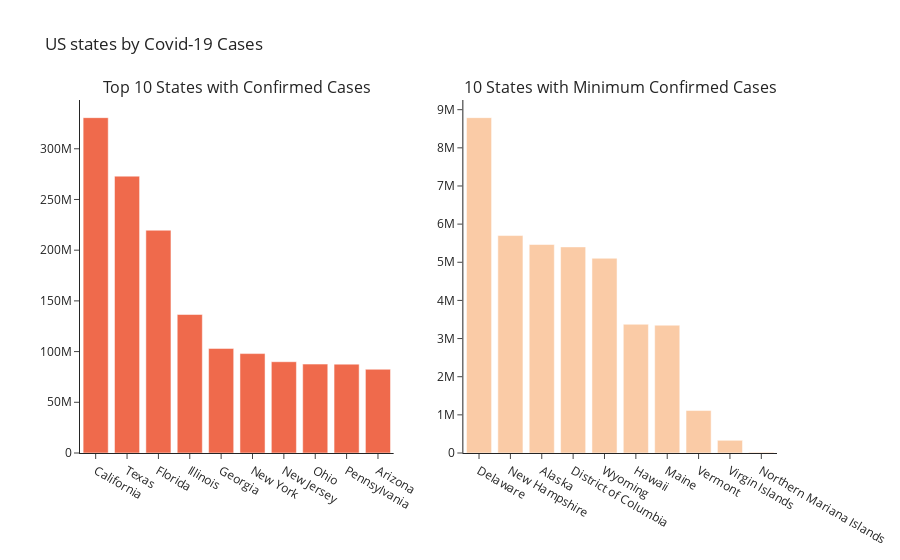

The code cell stored with this chart in its notebook:
### Code cell
fig = make_subplots(rows = 1, cols = 2, 
    specs = [[{"type": "bar"}, {"type": "bar"}]],
    subplot_titles = ("Top 10 States with Confirmed Cases","10 States with Minimum Confirmed Cases"))

fig.add_trace(go.Bar(x = top_10['state'], y = top_10['cases'],marker=dict(color='rgb(239, 106, 76)')), 
              row=1, col=1)

fig.add_trace(go.Bar(x = min_10['state'], y = min_10['cases'],marker=dict(color='rgb(250, 203, 166)')),
              row=1, col=2)

fig.update_layout(coloraxis_autocolorscale=False, coloraxis_colorscale = 'peach', title_text="US states by Covid-19 Cases", showlegend=False)

iplot(fig)

### Figure 1 — Plotly figure (JSON) as saved in the notebook; plotly's stock layout.template omitted (floating-point values rounded to 4 significant figures)
{"data": [{"marker": {"color": "rgb(239, 106, 76)"}, "type": "bar", "x": ["California", "Texas", "Florida", "Illinois", "Georgia", "New York", "New Jersey", "Ohio", "Pennsylvania", "Arizona"], "xaxis": "x", "y": [330687073, 273008621, 219684025, 136588385, 103140515, 98036362, 90000120, 87673237, 87638534, 82564902], "yaxis": "y"}, {"marker": {"color": "rgb(250, 203, 166)"}, "type": "bar", "x": ["Delaware", "New Hampshire", "Alaska", "District of Columbia", "Wyoming", "Hawaii", "Maine", "Vermont", "Virgin Islands", "Northern Mariana Islands"], "xaxis": "x2", "y": [8791128, 5700165, 5465696, 5402919, 5105385, 3375218, 3350865, 1113149, 331626, 19480], "yaxis": "y2"}], "layout": {"annotations": [{"font": {"size": 16}, "showarrow": false, "text": "Top 10 States with Confirmed Cases", "x": 0.225, "xanchor": "center", "xref": "paper", "y": 1, "yanchor": "bottom", "yref": "paper"}, {"font": {"size": 16}, "showarrow": false, "text": "10 States with Minimum Confirmed Cases", "x": 0.775, "xanchor": "center", "xref": "paper", "y": 1, "yanchor": "bottom", "yref": "paper"}], "coloraxis": {"autocolorscale": false, "colorscale": [[0, "rgb(253, 224, 197)"], [0.1667, "rgb(250, 203, 166)"], [0.3333, "rgb(248, 181, 139)"], [0.5, "rgb(245, 158, 114)"], [0.6667, "rgb(242, 133, 93)"], [0.8333, "rgb(239, 106, 76)"], [1, "rgb(235, 74, 64)"]]}, "showlegend": false, "title": {"text": "US states by Covid-19 Cases"}, "xaxis": {"anchor": "y", "domain": [0, 0.45]}, "xaxis2": {"anchor": "y2", "domain": [0.55, 1]}, "yaxis": {"anchor": "x", "domain": [0, 1]}, "yaxis2": {"anchor": "x2", "domain": [0, 1]}}}
